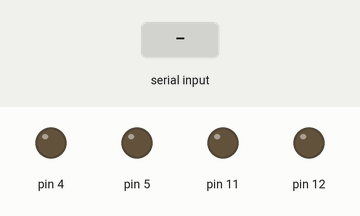
Simulated run of this sketch. Board: Arduino Uno, built with avr-gcc and run on an emulated ATmega328P. On the bench: output pins drawn as LEDs (lit = HIGH). The inputs (shaded band) are chosen by the test bench.

Above: at 1.2 s.
1.3 s: "1" received over Serial
At 2.4 s:
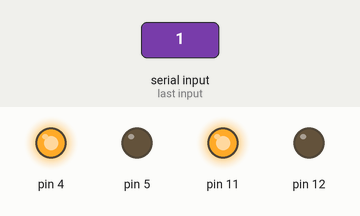
2.8 s: "3" received over Serial
At 3.6 s:
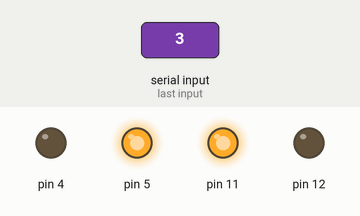
4.3 s: "4" received over Serial
At 4.7 s:
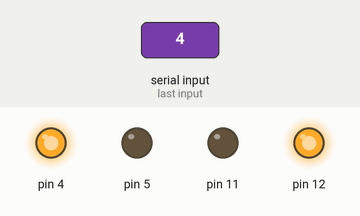
5.8 s: "5" received over Serial
At 7.0 s:
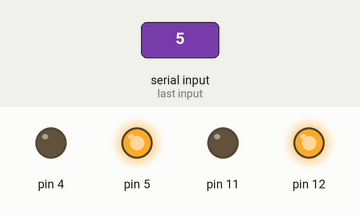
7.3 s: "2" received over Serial
At 8.2 s:
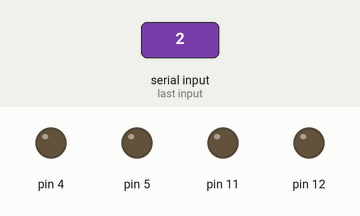
Timing chart, 0 to 9.8 s (numbered marks = the images above; inputs shaded):
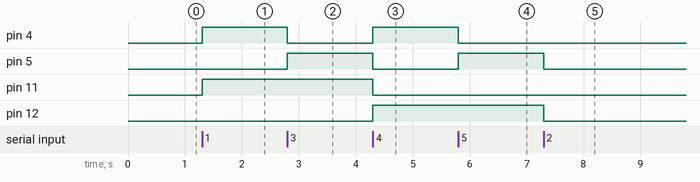

Measured:
- after the input at 1.3 s, pin 4, pin 11: LOW → HIGH at once
- after the input at 2.8 s, pin 4: HIGH → LOW at once; pin 5: LOW → HIGH at once
- after the input at 4.3 s, pin 4, pin 12: LOW → HIGH at once; pin 5, pin 11: HIGH → LOW at once
- after the input at 5.8 s, pin 4: HIGH → LOW at once; pin 5: LOW → HIGH at once
- after the input at 7.3 s, pin 5, pin 12: HIGH → LOW at once

The sketch:

smart_phone_controlled_bot.ino
```cpp
void setup() {
  Serial.begin(9600);
  pinMode(4,OUTPUT);
  pinMode(5,OUTPUT);
  pinMode(11,OUTPUT);
  pinMode(12,OUTPUT);

}

void forward() {
  digitalWrite(4,1);
  digitalWrite(5,0);
  digitalWrite(11,1);
  digitalWrite(12,0);
  //Serial.println("forward");
 }
 void reverse ()
 {
  digitalWrite(4,0);
  digitalWrite(5,1);
  digitalWrite(11,0);
  digitalWrite(12,1);
  //Serial.println("reverse");

 }
 void left()
{
  digitalWrite(4,0);
  digitalWrite(5,1);
  digitalWrite(11,1);
  digitalWrite(12,0);
  //Serial.println("left");
 }
 void right()
 {
  digitalWrite(4,1);
  digitalWrite(5,0);
  digitalWrite(11,0);
  digitalWrite(12,1);
  //Serial.println("right");
 }
 void stops()
 {
  digitalWrite(4,0);
  digitalWrite(5,0);
  digitalWrite(11,0);
  digitalWrite(12,0);
  //Serial.println("stop");
 }
 char c;
 void loop() {

    c=Serial.read();
    if(c=='1')
    {
      forward();
    }
    else if(c=='2')
    {
      stops();
    }
    else if(c=='3')
    {
      left();
    }
    else if(c=='4')
    {
      right();
    }
    else if(c=='5')
    {
      reverse();
    }
    //delay(10);

 }
```
